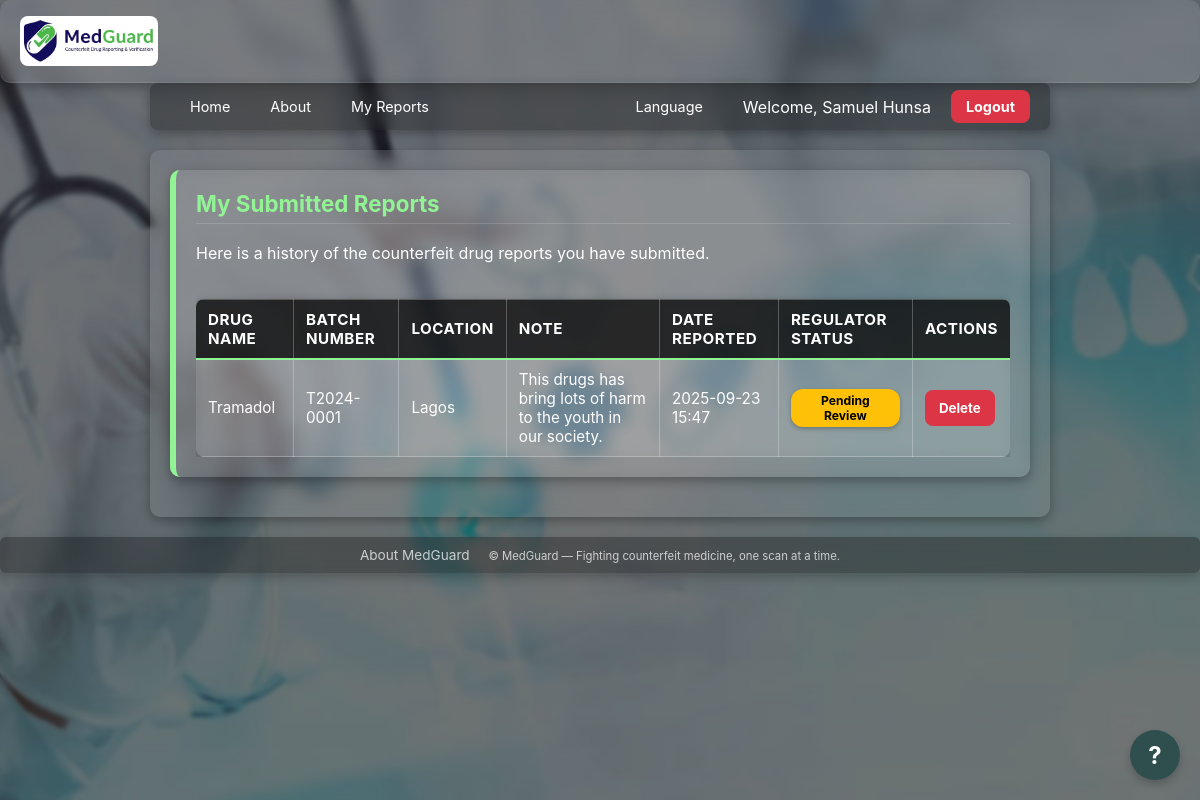
Page /my-reports (signed in) on the earlier database version.
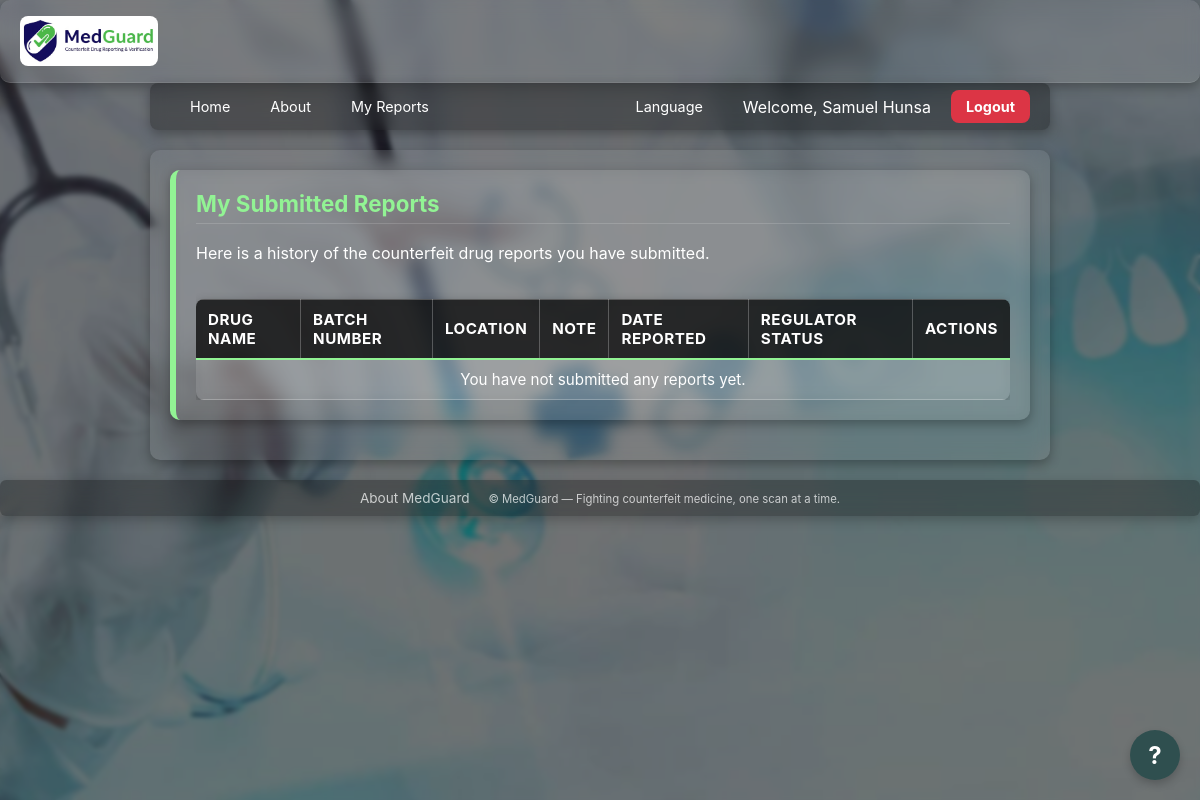
Same page on the later database version.
### tables this page shows
CREATE TABLE "reports" (
                id INTEGER PRIMARY KEY AUTOINCREMENT,
                user_id INTEGER,
                drug_name TEXT,
                batch_number TEXT NOT NULL,
                location TEXT,
                note TEXT,
                image_filename TEXT,
                latitude REAL,
                longitude REAL,
                reported_on TIMESTAMP DEFAULT (datetime('now')),
                status TEXT DEFAULT 'New', admin_has_unread INTEGER DEFAULT 0, -- Changed to TEXT
                FOREIGN KEY (user_id) REFERENCES users (id)
            );

### backend/routes/auth.py (the view)
@auth_bp.route("/my-reports")
def my_reports():
    if "user_id" not in session:
        return redirect(url_for("auth.login"))
    user_id = session["user_id"]
    conn = get_db()
    reports = conn.execute(
        "SELECT id, drug_name, batch_number, location, note, reported_on, status FROM reports WHERE user_id = ? ORDER BY reported_on DESC",
        (user_id,)
    ).fetchall()
    return render_template("my_reports.html", reports=reports)

### backend/database.py (called while the page is built)
def get_db():
    if "db" not in g:
        conn = sqlite3.connect(
            cfg.DB_PATH,
            detect_types=sqlite3.PARSE_DECLTYPES,
            timeout=10
        )
        conn.row_factory = sqlite3.Row
        conn.execute("PRAGMA journal_mode=WAL;")
        g.db = conn
    return g.db

### frontend/templates/my_reports.html (shortened to what this page needs)
{% extends "base.html" %} {% block content %}
<div class="panel">
  <h2>My Submitted Reports</h2>
  <p>Here is a history of the counterfeit drug reports you have submitted.</p>
  <div style="overflow-x: auto; -webkit-overflow-scrolling: touch">
    <table class="table" style="margin-top: 20px" id="my-reports-table">
      <thead>
        <tr>
          <th>Drug Name</th>
          <th>Batch Number</th>
          <th>Location</th>
          <th>Note</th>
          <th>Date Reported</th>
          <th>Regulator Status</th>
          <th>Actions</th>
        </tr>
      </thead>
      <tbody>
        {% for report in reports %}
        <tr>
          <td data-label="Drug Name">{{ report.drug_name or "-" }}</td>
          <td data-label="Batch Number">{{ report.batch_number }}</td>
          <td data-label="Location">{{ report.location or "-" }}</td>
          <td data-label="Note">{{ report.note or "-" }}</td>
          <td data-label="Date Reported">
            {{ report.reported_on.strftime('%Y-%m-%d %H:%M') }}
          </td>
          <td data-label="Regulator Status">
            {% if report.status == 'Resolved' %}
            <span class="badge" style="background-color: #28a745; color: #fff">
              Reviewed</span
            >
            {% else %}
            <span class="badge" style="background-color: #ffc107; color: #000"
              >Pending Review</span
            >
            {% endif %}
          </td>
          <td data-label="Actions">
            <button
              class="btn delete-my-report-btn"
              data-id="{{ report.id }}"
              style="background-color: #dc3545; color: white"
            >
              Delete
            </button>
          </td>
        </tr>
        {% else %}
        <tr>
          <td colspan="7" style="text-align: center">
            You have not submitted any reports yet.
          </td>
        </tr>
        {% endfor %}
      </tbody>
    </table>
  </div>
</div>
{% endblock %}

Differences in the rows shown:
removed reports: drug_name "Tramadol", batch_number "T2024-0001", location "Lagos", note "This drugs has bring lots of harm to the youth in our society.", reported_on "2025-09-23 15:47", status "Pending Review"
Other differences:
text now shown: "You have not submitted any reports yet."
